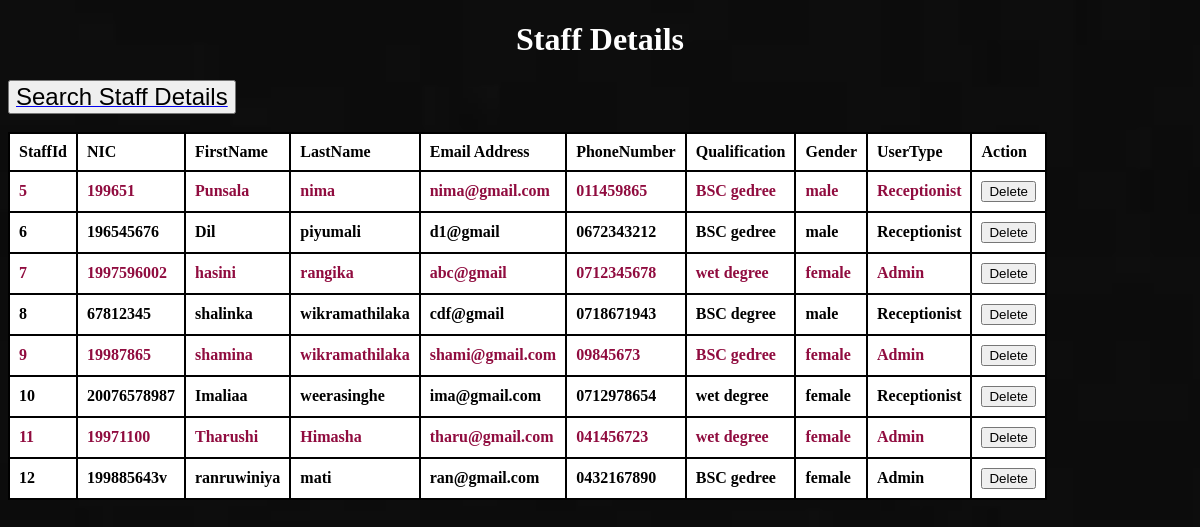
The page /Hasini/Admin/StaffRegSelect.php on the database its author committed.
### tables this page shows
CREATE TABLE `staffdetails` (
  `StaffId` int(11) NOT NULL,
  `NIC` varchar(20) NOT NULL,
  `FirstName` varchar(50) NOT NULL,
  `LastName` varchar(50) NOT NULL,
  `EmailAddress` varchar(50) NOT NULL,
  `PhoneNumber` varchar(20) NOT NULL,
  `Qualification` varchar(200) NOT NULL,
  `Gender` varchar(10) NOT NULL,
  `UserType` varchar(20) NOT NULL
);

### Hasini/Admin/StaffRegSelect.php (the view, shortened to what this page needs)
<!DOCTYPE html>
<html>
<head>
<link rel = "stylesheet" type="text/css" href = "styles/table2XYZ.css">
</head>
<body>
		<center><h1><font color="white"><b>Staff Details</center></b><font/></h1>
		<div class="sidenav">
<button class="button" style ="float:center"><a href="FilterStaffReg.php"><font size="5em",font color="black">Search Staff Details</font></a></button>
</div>
<br>
</body>
</html>
<?php
	require_once('config.php');
$sql = "SELECT StaffId, NIC,FirstName,LastName,EmailAddress,PhoneNumber,Qualification,Gender,UserType FROM staffdetails";
$result = $conn->query($sql);
if ($result->num_rows > 0) {
	echo "<table border='1'>
	<th>StaffId</th>
	<th>NIC</th>
	<th>FirstName</th>
	<th>LastName</th>
	<th>Email Address</th>
	<th>PhoneNumber</th>
	<th>Qualification</th>
	<th>Gender</th>
	<th>UserType</th>
	<th>Action</th></tr>";
    while($row = $result->fetch_assoc()) {
		echo "<tr>";
		echo "<td>" . $row['StaffId'] . "</td>";
		echo "<td>" . $row['NIC'] . "</td>";
		echo "<td>" . $row['FirstName'] . "</td>";
		echo "<td>" . $row['LastName'] . "</td>";
		echo "<td>" . $row['EmailAddress'] . "</td>";
		echo "<td>" . $row['PhoneNumber'] . "</td>";
		echo "<td>" . $row['Qualification'] . "</td>";
		echo "<td>" . $row['Gender'] . "</td>";
		echo "<td>" . $row['UserType'] . "</td>";
		echo "<td><input type=\"button\" value=\"Delete\" name=\"delete\" onclick=\"location.href = 'Delete1.php?id=" . $row['StaffId'] . "';\"></td>";
		echo "</tr>";
  }
    echo "</table>";
} else {
    echo "0 results";
}
?>

### Hasini/Admin/styles/table2XYZ.css (style rules this page uses)
table, th, td { border: 2px solid black; border-collapse: collapse; }
th, td { padding: 9px; }
th { text-align: left; }
table tr:nth-child(even) { background-color:#ffffff; color: #900C3F; font-family:Lucida Sans Unicode; font-size:1em; }
table tr:nth-child(odd) { background-color:#ffffff; color: black; font-family:Lucida Sans Unicode; font-size:1em; }
table th { color: black; font-size:1em; background-color: white; font-family:Time New Roman; }
table tr { font-size:1em; font-weight:bold; }

### Hasini/Admin/StaffRegSelect.php (style rules this page uses)
body { background:url(images/images11.jpg); background-size:120% 175%; background-repeat:no-repeat; }

### rows shown on the page
staffdetails: StaffId "5", NIC "199651", FirstName "Punsala", LastName "nima", EmailAddress "nima@gmail.com", PhoneNumber "011459865", Qualification "BSC gedree", Gender "male", UserType "Receptionist"
staffdetails: StaffId "6", NIC "196545676", FirstName "Dil", LastName "piyumali", EmailAddress "d1@gmail", PhoneNumber "0672343212", Qualification "BSC gedree", Gender "male", UserType "Receptionist"
staffdetails: StaffId "7", NIC "1997596002", FirstName "hasini", LastName "rangika", EmailAddress "abc@gmail", PhoneNumber "0712345678", Qualification "wet degree", Gender "female", UserType "Admin"
staffdetails: StaffId "8", NIC "67812345", FirstName "shalinka", LastName "wikramathilaka", EmailAddress "cdf@gmail", PhoneNumber "0718671943", Qualification "BSC degree", Gender "male", UserType "Receptionist"
staffdetails: StaffId "9", NIC "19987865", FirstName "shamina", LastName "wikramathilaka", EmailAddress "shami@gmail.com", PhoneNumber "09845673", Qualification "BSC gedree", Gender "female", UserType "Admin"
staffdetails: StaffId "10", NIC "20076578987", FirstName "Imaliaa", LastName "weerasinghe", EmailAddress "ima@gmail.com", PhoneNumber "0712978654", Qualification "wet degree", Gender "female", UserType "Receptionist"
staffdetails: StaffId "11", NIC "19971100", FirstName "Tharushi", LastName "Himasha", EmailAddress "tharu@gmail.com", PhoneNumber "041456723", Qualification "wet degree", Gender "female", UserType "Admin"
staffdetails: StaffId "12", NIC "199885643v", FirstName "ranruwiniya", LastName "mati", EmailAddress "ran@gmail.com", PhoneNumber "0432167890", Qualification "BSC gedree", Gender "female", UserType "Admin"
